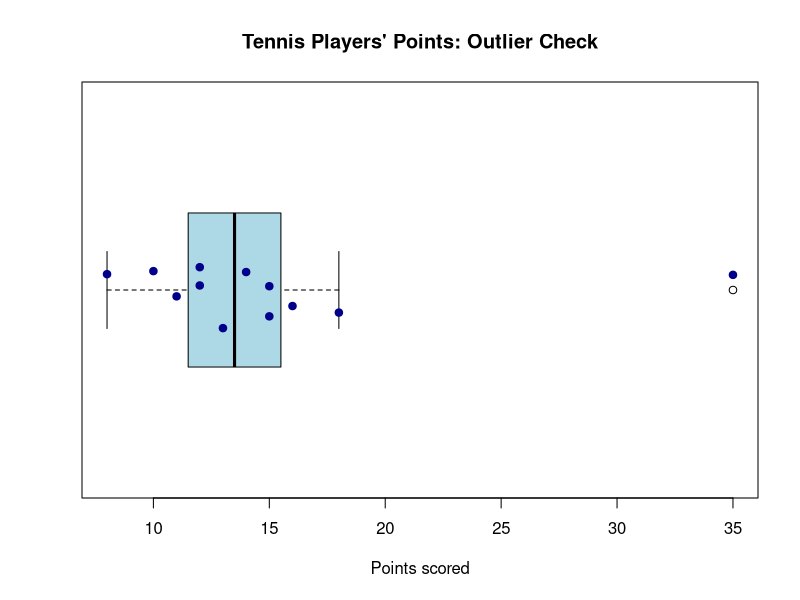

The R source for this figure:
# Exercise 9: Identify possible tennis scoring outliers with a boxplot
# Example: points scored by 12 players in a practice scoring drill.
player_points <- c(8, 10, 11, 12, 12, 13, 14, 15, 15, 16, 18, 35)

boxplot(player_points, horizontal = TRUE, col = "lightblue",
        main = "Tennis Players' Points: Outlier Check",
        xlab = "Points scored", outline = TRUE)
stripchart(player_points, method = "jitter", add = TRUE,
           pch = 19, col = "darkblue", vertical = FALSE)

# R's boxplot rule: points beyond 1.5 * IQR from Q1/Q3 are plotted as
# possible outliers. An outlier should be checked, not automatically deleted.
q1 <- unname(quantile(player_points, 0.25))
q3 <- unname(quantile(player_points, 0.75))
iqr_value <- IQR(player_points)
lower_fence <- q1 - 1.5 * iqr_value
upper_fence <- q3 + 1.5 * iqr_value
outliers <- player_points[player_points < lower_fence | player_points > upper_fence]

cat("Q1:", q1, "\nQ3:", q3, "\nIQR:", iqr_value,
    "\nLower fence:", lower_fence, "\nUpper fence:", upper_fence, "\n")
cat("Possible outlier scores:\n")
print(outliers)
